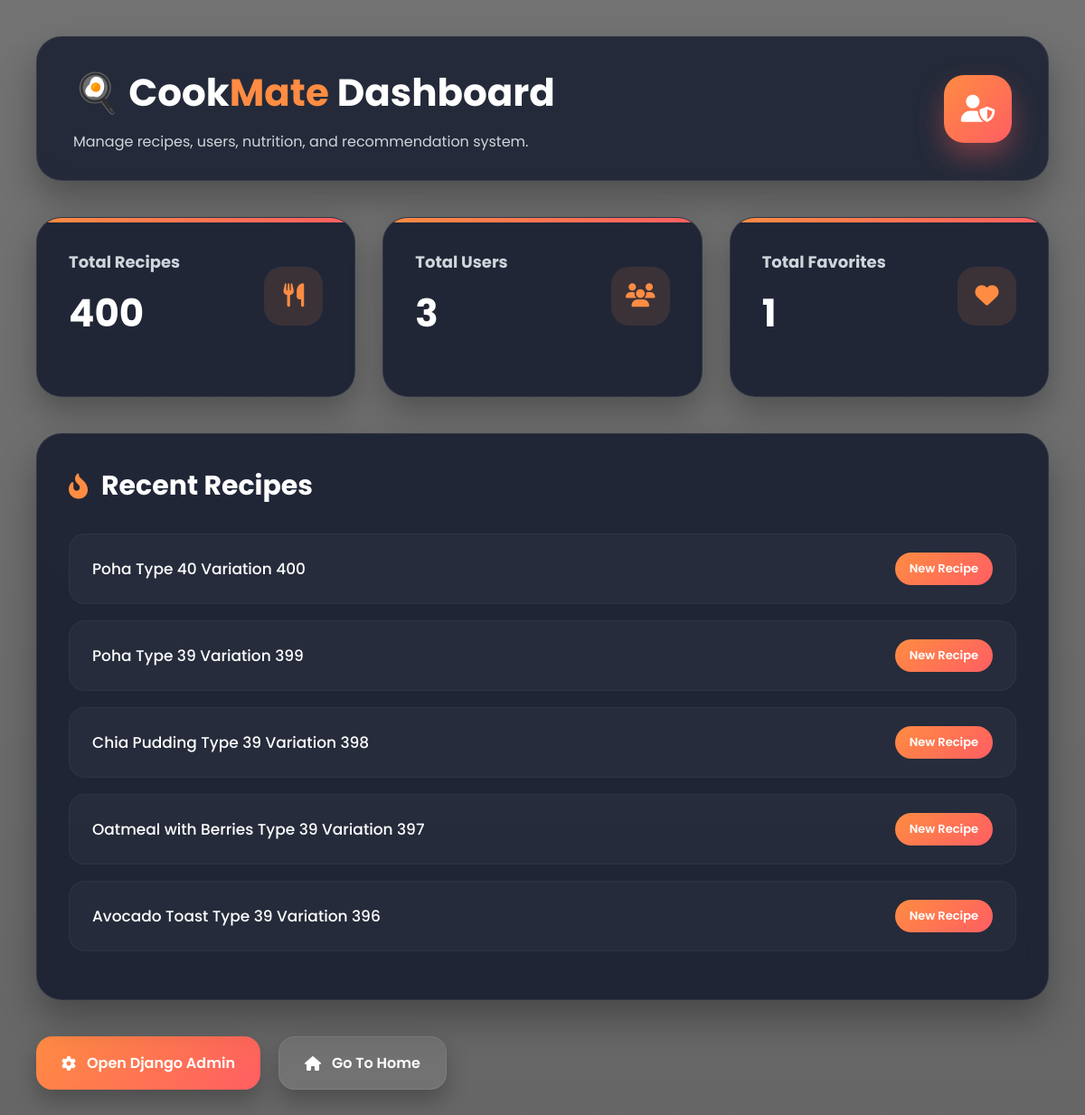
/admin-dashboard/ (signed in), run on the app's committed database.
### recipes/models.py (models this page shows, shortened)
class Recipe(models.Model):
    name = models.CharField(max_length=200)
    ingredients = models.ManyToManyField(Ingredient)
    instructions = models.TextField()
    cooking_time = models.IntegerField()
    difficulty = models.CharField(max_length=50)
    cuisine = models.CharField(
    max_length=100,
    null=True,
    blank=True)
    image = models.ImageField(upload_to='recipe_images/', null=True, blank=True)
    user = models.ForeignKey(User, on_delete=models.CASCADE, null=True, blank=True)
    popularity_score = models.IntegerField(default=0)

### recipes/views.py (the view)
@login_required
def admin_dashboard(request):
    if not request.user.is_staff:
        return redirect('home')
    total_recipes = Recipe.objects.count()
    total_users = User.objects.count()
    total_favorites = Favorite.objects.count()
    recent_recipes = Recipe.objects.order_by(
        '-id'
    )[:5]
    return render(
        request,
        'admin_dashboard.html',
        {
            'total_recipes': total_recipes,
            'total_users': total_users,
            'total_favorites': total_favorites,
            'recent_recipes': recent_recipes
        }
    )

### recipes/templates/admin_dashboard.html (shortened to what this page needs)
<!DOCTYPE html>
<html lang="en">
<head>
    <link
        rel="stylesheet"
        href="https://cdnjs.cloudflare.com/ajax/libs/font-awesome/6.5.1/css/all.min.css"
    >
</head>
<body>
<div class="container">
    <div class="header">
        <div>
            <h1>
                🍳 Cook<span>Mate</span> Dashboard
            </h1>
            <p>
                Manage recipes, users, nutrition,
                and recommendation system.
            </p>
        </div>
        <div class="admin-icon">
            <i class="fa-solid fa-user-shield"></i>
        </div>
    </div>
    <div class="stats-grid">
        <div class="stat-card">
            <div class="stat-top">
                <div>
                    <h3>Total Recipes</h3>
                    <h2>
                        {{ total_recipes }}
                    </h2>
                </div>
                <div class="stat-icon">
                    <i class="fa-solid fa-utensils"></i>
                </div>
            </div>
        </div>
        <div class="stat-card">
            <div class="stat-top">
                <div>
                    <h3>Total Users</h3>
                    <h2>
                        {{ total_users }}
                    </h2>
                </div>
                <div class="stat-icon">
                    <i class="fa-solid fa-users"></i>
                </div>
            </div>
        </div>
        <div class="stat-card">
            <div class="stat-top">
                <div>
                    <h3>Total Favorites</h3>
                    <h2>
                        {{ total_favorites }}
                    </h2>
                </div>
                <div class="stat-icon">
                    <i class="fa-solid fa-heart"></i>
                </div>
            </div>
        </div>
    </div>
    <div class="recipes-section">
        <div class="section-title">
            <i class="fa-solid fa-fire-flame-curved"></i>
            <h2>
                Recent Recipes
            </h2>
        </div>
        {% for recipe in recent_recipes %}
        <div class="recipe-item">
            <div class="recipe-name">
                {{ recipe.name }}
            </div>
            <div class="recipe-badge">
                New Recipe
            </div>
        </div>
        {% endfor %}
    </div>
    <div class="button-group">
        <a
            href="/admin/"
            class="btn primary-btn"
        >
            <i class="fa-solid fa-gear"></i>
            Open Django Admin
        </a>
        <a
            href="/"
            class="btn secondary-btn"
        >
            <i class="fa-solid fa-house"></i>
            Go To Home
        </a>
    </div>
</div>
</body>
</html>

### recipes/templates/admin_dashboard.html (style rules this page uses)
* { margin:0; padding:0; box-sizing:border-box; }
body { font-family:'Poppins',sans-serif; min-height:100vh; background: linear-gradient( rgba(0,0,0,0.55), rgba(0,0,0,0.6) ), url('https://images.unsplash.com/photo-1556911220-e15b29be8c8f?q=80&w=1800&auto=format&fit=crop'); background-size:cover; background-position:center; color:white; padding:40px; }
.container { max-width:1350px; margin:auto; }
.header { display:flex; justify-content:space-between; align-items:center; margin-bottom:40px; background: rgba(15,23,42,0.78); backdrop-filter:blur(14px); border:1px solid rgba(255,255,255,0.08); padding:30px 40px; border-radius:28px; box-shadow: 0 20px 40px rgba(0,0,0,0.3); animation:fadeUp 0.8s ease; }
.header h1 { font-size:42px; margin-bottom:10px; }
.header p { color:#d1d5db; }
.header span { color:#ff8c42; }
.admin-icon { width:75px; height:75px; border-radius:22px; display:flex; justify-content:center; align-items:center; background: linear-gradient( 135deg, #ff8c42, #ff5e62 ); font-size:30px; box-shadow: 0 15px 30px rgba(255,94,98,0.35); }
.stats-grid { display:grid; grid-template-columns: repeat(auto-fit,minmax(280px,1fr)); gap:30px; margin-bottom:40px; }
.stat-card { background: rgba(15,23,42,0.82); backdrop-filter:blur(16px); border:1px solid rgba(255,255,255,0.08); border-radius:28px; padding:35px; transition:0.4s ease; position:relative; overflow:hidden; box-shadow: 0 15px 35px rgba(0,0,0,0.28); animation:fadeUp 1s ease; }
.stat-card::before { content:''; position:absolute; top:0; left:0; width:100%; height:5px; background: linear-gradient( 135deg, #ff8c42, #ff5e62 ); }
.stat-top { display:flex; justify-content:space-between; align-items:center; margin-bottom:25px; }
.stat-icon { width:65px; height:65px; border-radius:20px; display:flex; justify-content:center; align-items:center; background: rgba(255,140,66,0.12); color:#ff8c42; font-size:26px; }
.stat-card h3 { color:#d1d5db; font-size:18px; margin-bottom:12px; }
.stat-card h2 { font-size:42px; color:white; }
.recipes-section { background: rgba(15,23,42,0.82); backdrop-filter:blur(16px); border:1px solid rgba(255,255,255,0.08); border-radius:28px; padding:35px; box-shadow: 0 20px 40px rgba(0,0,0,0.3); animation:fadeUp 1.2s ease; }
.section-title { display:flex; align-items:center; gap:15px; margin-bottom:30px; }
.section-title i { color:#ff8c42; font-size:28px; }
.section-title h2 { font-size:30px; }
.recipe-item { display:flex; justify-content:space-between; align-items:center; padding:20px 25px; border-radius:18px; background: rgba(255,255,255,0.03); margin-bottom:18px; transition:0.35s ease; border:1px solid rgba(255,255,255,0.04); }
.recipe-name { font-size:17px; font-weight:500; }
.recipe-badge { background: linear-gradient( 135deg, #ff8c42, #ff5e62 ); padding:8px 16px; border-radius:30px; font-size:13px; font-weight:600; }
.button-group { display:flex; gap:20px; margin-top:40px; flex-wrap:wrap; }
.btn { padding:16px 28px; border-radius:18px; text-decoration:none; color:white; font-weight:600; display:flex; align-items:center; gap:12px; transition:0.35s ease; box-shadow: 0 12px 25px rgba(0,0,0,0.25); }
.primary-btn { background: linear-gradient( 135deg, #ff8c42, #ff5e62 ); }
.secondary-btn { background: rgba(255,255,255,0.08); border:1px solid rgba(255,255,255,0.08); }

### data on the page
Recipe: name "Poha Type 40 Variation 400"
Recipe: name "Poha Type 39 Variation 399"
Recipe: name "Chia Pudding Type 39 Variation 398"
Recipe: name "Oatmeal with Berries Type 39 Variation 397"
Recipe: name "Avocado Toast Type 39 Variation 396"

### other printed values
{{ total_recipes }} "400"
{{ total_users }} "3"
{{ total_favorites }} "1"
